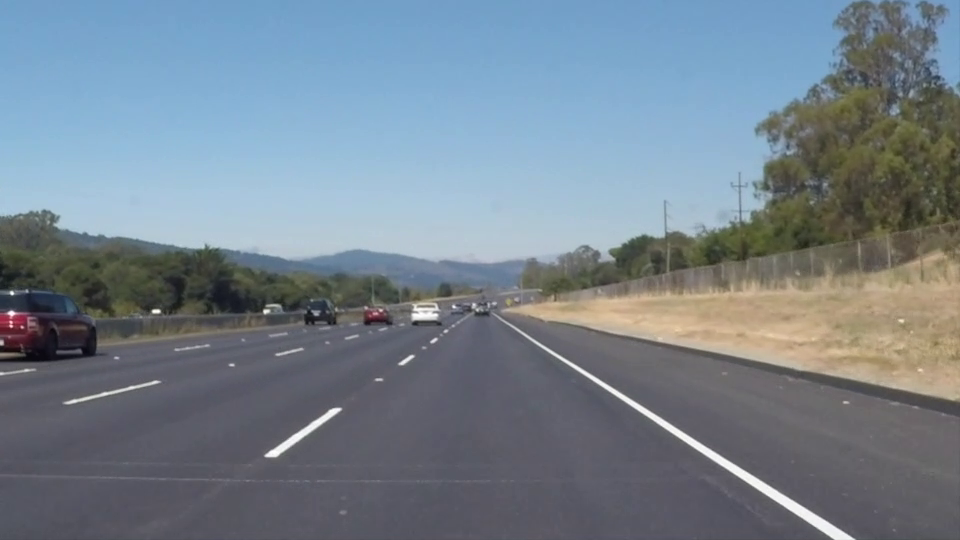
#> input picture frame 22 of visao_computacional/teste_hsl/solidWhiteRight.mp4, 960 x 540 px, given in place of nissan.mp4, which was not available
$ python ROI.py
#> lines starting #> are read from the running program, lines starting #| are printed output that depends on the picture; after the words box and inside, x2 and y2 are one past the last pixel; in counts of white or black regions, pixels touching at a corner belong together; pictures that were not available may be replaced by others from this repository, and a replacement may not be noted
#-*- coding: utf-8 -*-
# =============================================================
#
#                       -- ROBOCAR --
#
# TIME: CarNotFound
# CARRO: 404
#
# =============================================================
#
# DESCRICAO: ROI.py
# Python versao: 2 ou 3
#
# "ROI" é a sigla para "Region of Interest"
#
# Delimita a área do vídeo a ser processada (ignorando céu,
# horizonte e algumas falhas na pista, por exemplo)
# =============================================================

import numpy as np
import cv2

#função que cria máscara que delimita a região útil (ROI)
#Parâmetros: 1- imagem // 2- array de vértices do polígono
def roi(img, vertices):
	mask = np.zeros_like(img)
	cv2.fillPoly(mask, vertices, 255)
	masked = cv2.bitwise_and(img, mask)
	return masked

#captura de vídeo
cap = cv2.VideoCapture('nissan.mp4')

while(1):
    ret, frame = cap.read()
#> frame is the input picture: shape (540, 960, 3); mean B, G, R 141.9, 130.7, 117.7

    #converte video para gray scale
    gray_vid = cv2.cvtColor(frame, cv2.IMREAD_GRAYSCALE)

    #exibe frames originais
    cv2.imshow('Original',frame)

    #aplica efeito de borda (edge) nos frames. Threshold deve ser ajustado de acordo com o vídeo
    edged_frame = cv2.Canny(frame, threshold1=100, threshold2=200)
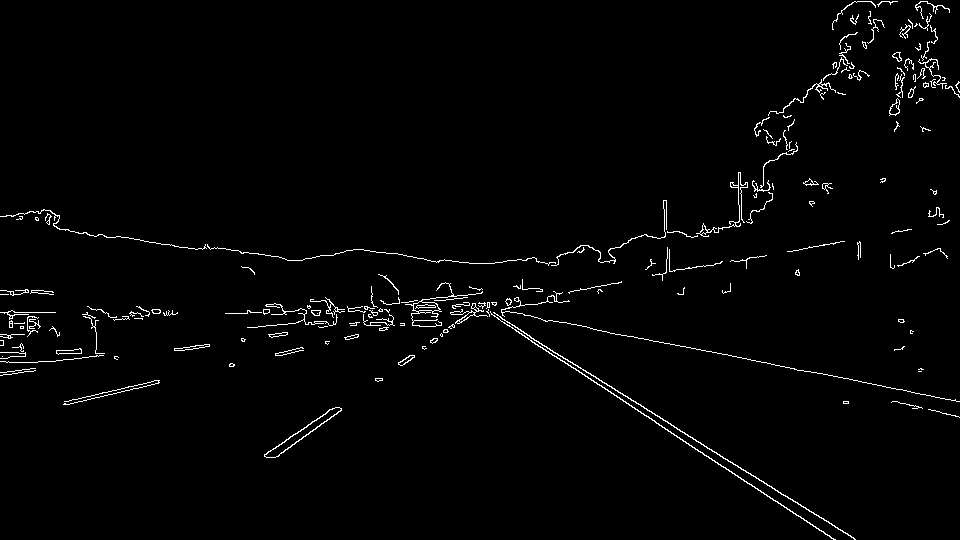
#> edged_frame: shape (540, 960); 1.8% white in thin lines or dots

	#cada par ordenado são as coordenadas dos vértices que formam o polígono que determina a ROI
	#podem ser adicionados mais vértices para obter melhor ajuste da pista
    #vertices = np.array([[0,310],[350,300],[800,300],[1280,320],[1280,480],[750,430],[500,390],[220,400],[50,470],[0,720]]) #vértices para 'pista.mp4'
    vertices = np.array([[0,300],[300,230],[900,230],[1280,230],[1280,380],[900,405],[360,400],[0,400]]) 	#vértice para 'nissan.mp4'

	#imagem gerada, contendo apenas a ROI
    selected_image = roi(edged_frame, [vertices])
#> in roi, `cv2.fillPoly(mask, vertices, 255)`:
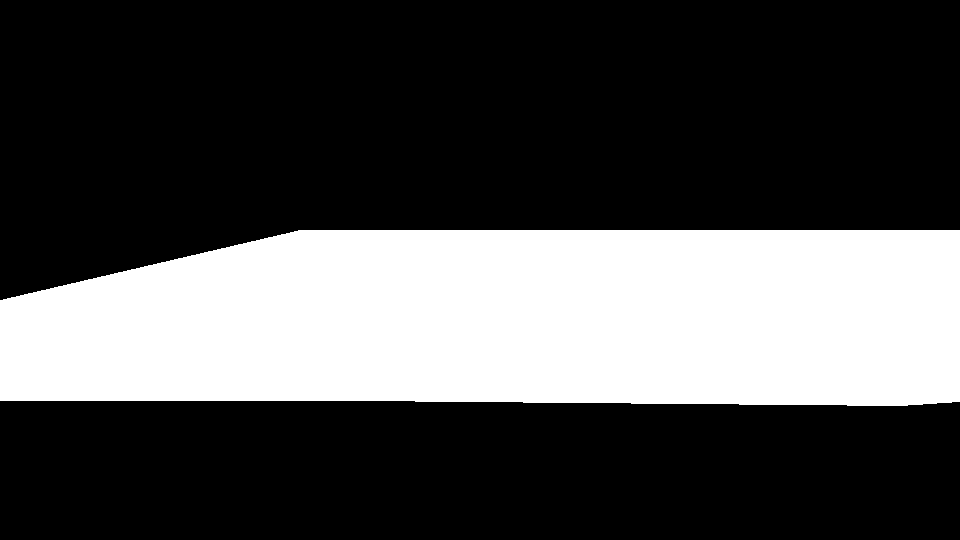
#> mask: shape (540, 960); 29.9% white; 1 white region, box (x1, y1, x2, y2) and area: (0, 230, 960, 406) 155145
#> in roi, `masked = cv2.bitwise_and(img, mask)`:
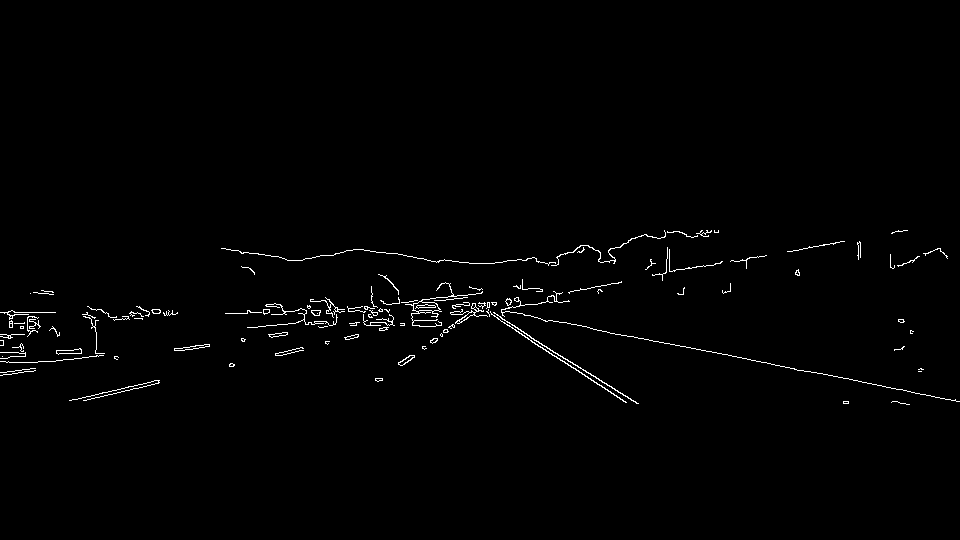
#> masked: shape (540, 960); 1% white in thin lines or dots, all inside (x1, y1, x2, y2) = (0, 230, 960, 405)

    #exibe frames apenas com Canny
    cv2.imshow('Canny Only', edged_frame)

    #exibe frames tratados. Use 'q' para sair
    cv2.imshow('Canny + ROI',selected_image)
    if cv2.waitKey(1) & 0xFF == ord('q'):
#> (key q is pressed here)
        break

cap.release()
cv2.destroyAllWindows()

$ run again, starting later in the video
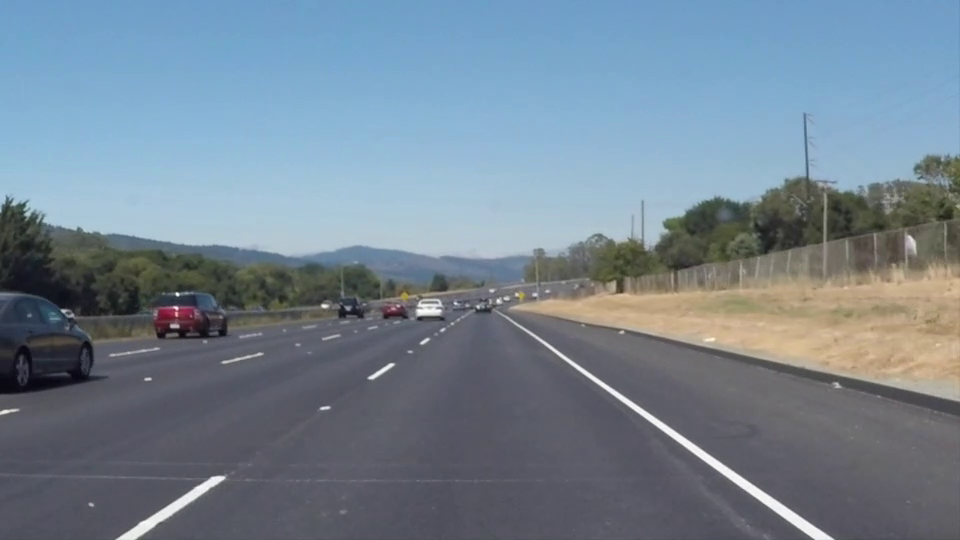
#> input picture frame 99 of visao_computacional/teste_hsl/solidWhiteRight.mp4, 960 x 540 px, given in place of nissan.mp4, which was not available
#> frame is the input picture: shape (540, 960, 3); mean B, G, R 146, 132.3, 116.7
#> `edged_frame = cv2.Canny(frame, threshold1=100, threshold2=200)`:
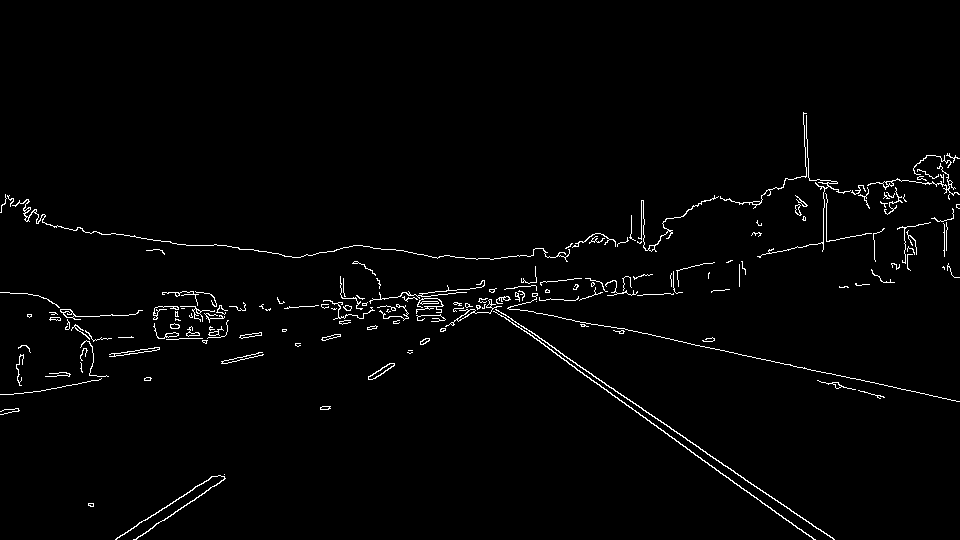
#> edged_frame: shape (540, 960); 1.8% white in thin lines or dots, all inside (x1, y1, x2, y2) = (0, 112, 960, 540)
#> mask: shape (540, 960); 29.9% white; 1 white region, box (x1, y1, x2, y2) and area: (0, 230, 960, 406) 155145
#> in roi, `masked = cv2.bitwise_and(img, mask)`:
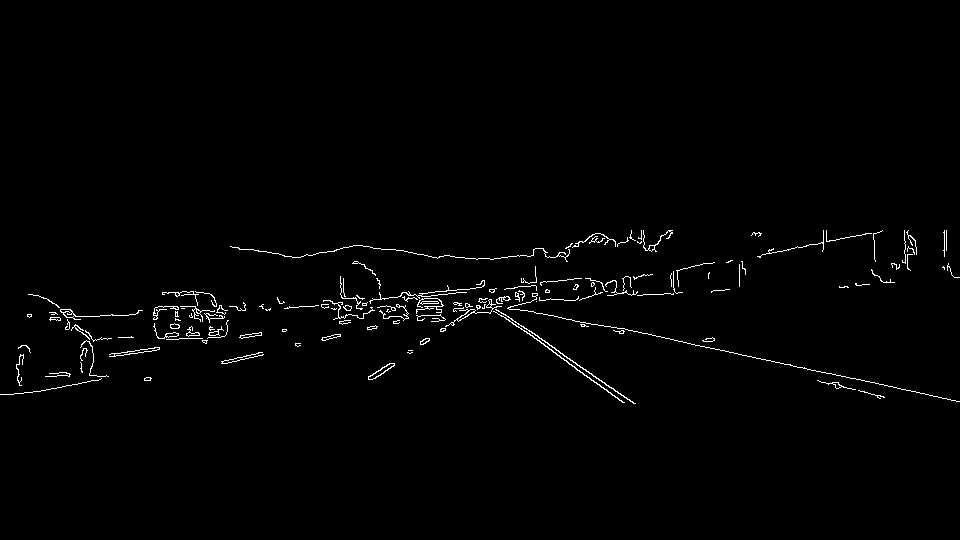
#> masked: shape (540, 960); 1.2% white in thin lines or dots, all inside (x1, y1, x2, y2) = (0, 230, 960, 404)

$ run again, starting later in the video
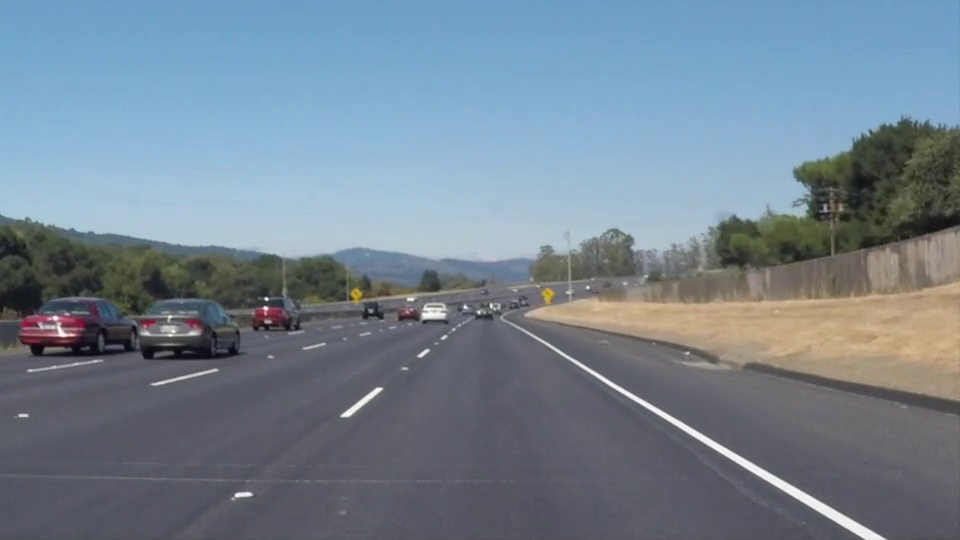
#> input picture frame 176 of visao_computacional/teste_hsl/solidWhiteRight.mp4, 960 x 540 px, given in place of nissan.mp4, which was not available
#> frame is the input picture: shape (540, 960, 3); mean B, G, R 145.2, 131.6, 116.5
#> `edged_frame = cv2.Canny(frame, threshold1=100, threshold2=200)`:
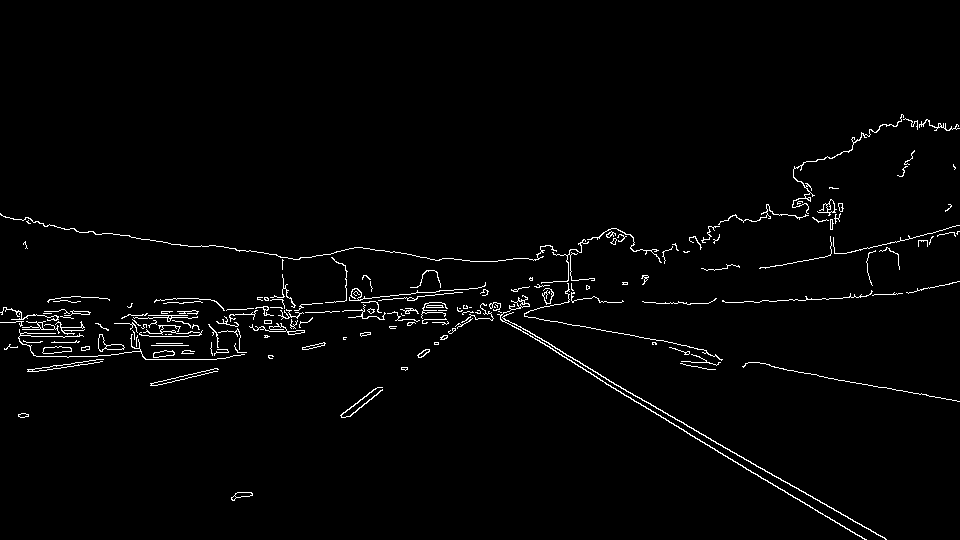
#> edged_frame: shape (540, 960); 1.9% white in thin lines or dots, all inside (x1, y1, x2, y2) = (0, 114, 960, 540)
#> mask: shape (540, 960); 29.9% white; 1 white region, box (x1, y1, x2, y2) and area: (0, 230, 960, 406) 155145
#> in roi, `masked = cv2.bitwise_and(img, mask)`:
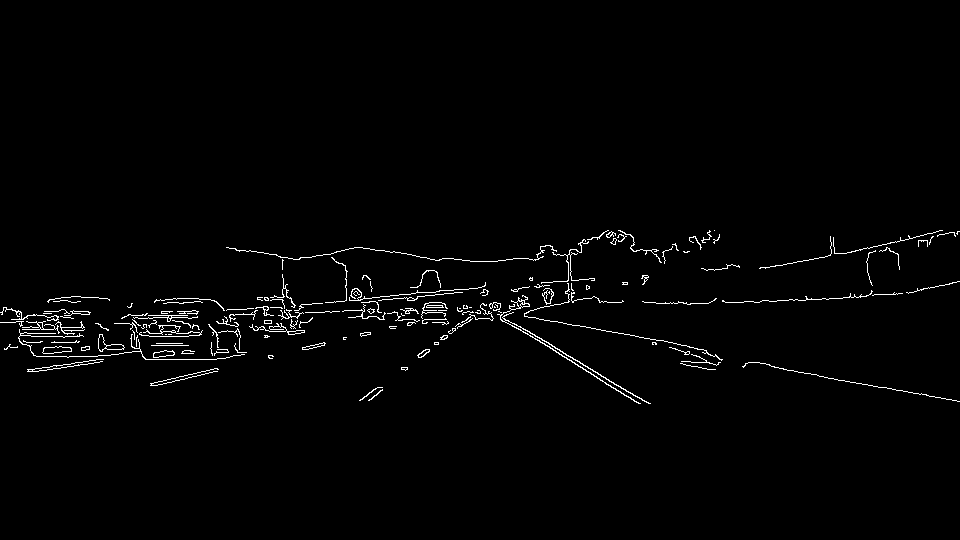
#> masked: shape (540, 960); 1.5% white in thin lines or dots, all inside (x1, y1, x2, y2) = (0, 230, 960, 404)
